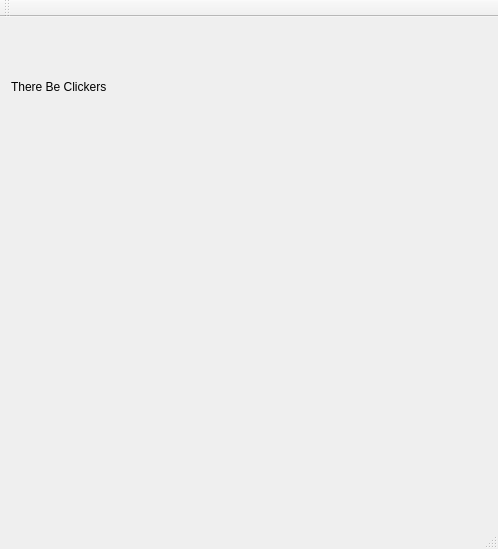
<?xml version="1.0" encoding="UTF-8"?>
<ui version="4.0">
 <class>MainWindow</class>
 <widget class="QMainWindow" name="MainWindow">
  <property name="geometry">
   <rect>
    <x>0</x>
    <y>0</y>
    <width>498</width>
    <height>549</height>
   </rect>
  </property>
  <property name="windowTitle">
   <string>MainWindow</string>
  </property>
  <widget class="QWidget" name="centralWidget">
   <layout class="QVBoxLayout" name="verticalLayout">
    <item>
     <widget class="QLabel" name="label">
      <property name="text">
       <string>There Be Clickers</string>
      </property>
     </widget>
    </item>
    <item>
     <widget class="Clicker" name="c1" native="true"/>
    </item>
    <item>
     <widget class="Clicker" name="c2" native="true"/>
    </item>
    <item>
     <widget class="Clicker" name="c3" native="true"/>
    </item>
   </layout>
  </widget>
  <widget class="QMenuBar" name="menuBar">
   <property name="geometry">
    <rect>
     <x>0</x>
     <y>0</y>
     <width>498</width>
     <height>22</height>
    </rect>
   </property>
  </widget>
  <widget class="QToolBar" name="mainToolBar">
   <attribute name="toolBarArea">
    <enum>TopToolBarArea</enum>
   </attribute>
   <attribute name="toolBarBreak">
    <bool>false</bool>
   </attribute>
  </widget>
  <widget class="QStatusBar" name="statusBar"/>
 </widget>
 <layoutdefault spacing="6" margin="11"/>
 <customwidgets>
  <customwidget>
   <class>Clicker</class>
   <extends>QWidget</extends>
   <header>clicker.h</header>
   <container>1</container>
  </customwidget>
 </customwidgets>
 <resources/>
 <connections/>
</ui>
